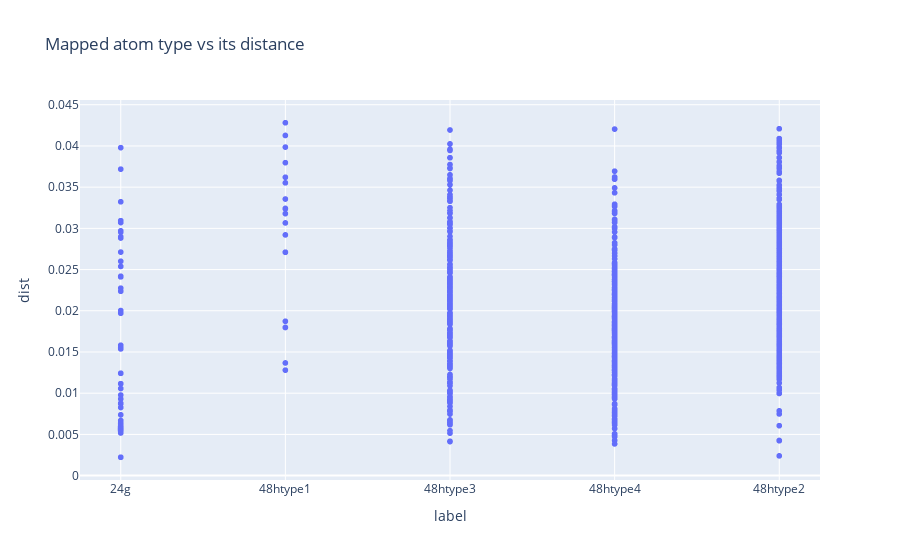
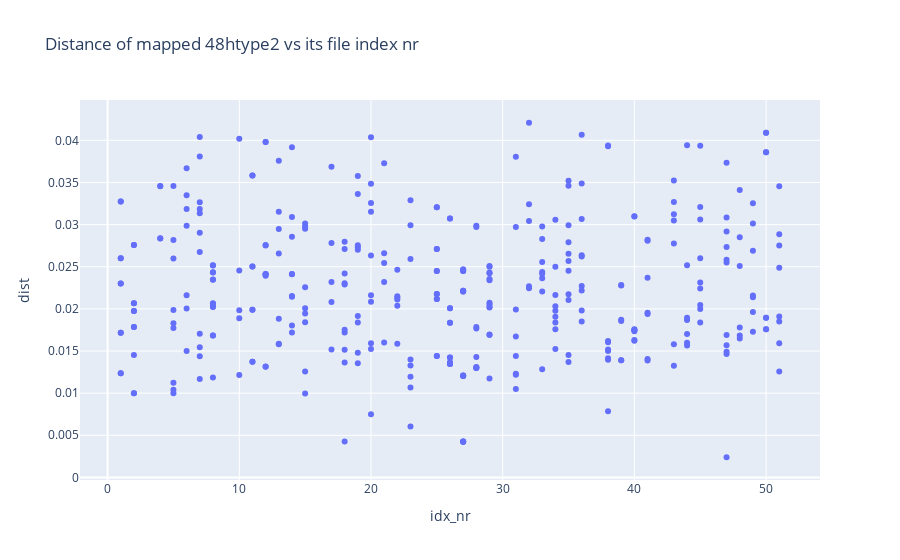

The notebook cell these images were saved under, in order:
### Code cell
df = Plot.Mapping.Labelling.plot_mapped_label_vs_dist_and_histogram(file_loc_important_cols, litype, category_data = "mapping", el = "Li")

df_48htype2 = df.loc[df['label'] == '48htype2']

fig = px.scatter(df_48htype2, 
                x = 'idx_nr', 
                y = 'dist',
                title = 'Distance of mapped 48htype2 vs its file index nr'
                )

fig.show(config={'scrollZoom': True})

### Figure 1 — Plotly figure (JSON) as saved in the notebook; plotly's stock layout.template omitted (floating-point values rounded to 4 significant figures; data arrays with more than 128 entries replaced by an {"elided": "..."} marker saying what was removed)
{"data": [{"hovertemplate": "label=%{x}<br>dist=%{y}<extra></extra>", "legendgroup": "", "marker": {"color": "#636efa", "symbol": "circle"}, "mode": "markers", "name": "", "showlegend": false, "type": "scattergl", "x": {"elided": "1242 str values"}, "xaxis": "x", "y": {"elided": "1242 float values"}, "yaxis": "y"}], "layout": {"legend": {"tracegroupgap": 0}, "title": {"text": "Mapped atom type vs its distance"}, "xaxis": {"anchor": "y", "domain": [0, 1], "title": {"text": "label"}}, "yaxis": {"anchor": "x", "domain": [0, 1], "title": {"text": "dist"}}}}

### Figure 2 — Plotly figure (JSON) as saved in the notebook; plotly's stock layout.template omitted (floating-point values rounded to 4 significant figures; data arrays with more than 128 entries replaced by an {"elided": "..."} marker saying what was removed)
{"data": [{"hovertemplate": "idx_nr=%{x}<br>dist=%{y}<extra></extra>", "legendgroup": "", "marker": {"color": "#636efa", "symbol": "circle"}, "mode": "markers", "name": "", "orientation": "v", "showlegend": false, "type": "scatter", "x": {"elided": "373 int values"}, "xaxis": "x", "y": {"elided": "373 float values"}, "yaxis": "y"}], "layout": {"legend": {"tracegroupgap": 0}, "title": {"text": "Distance of mapped 48htype2 vs its file index nr"}, "xaxis": {"anchor": "y", "domain": [0, 1], "title": {"text": "idx_nr"}}, "yaxis": {"anchor": "x", "domain": [0, 1], "title": {"text": "dist"}}}}
